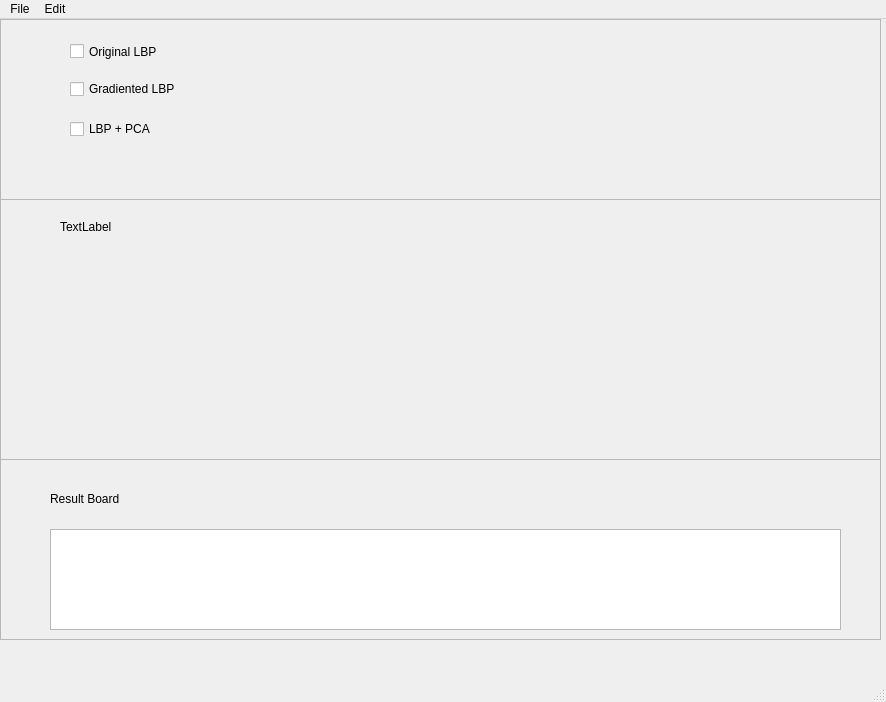
<?xml version="1.0" encoding="UTF-8"?>
<ui version="4.0">
 <class>MainWindow</class>
 <widget class="QMainWindow" name="MainWindow">
  <property name="geometry">
   <rect>
    <x>0</x>
    <y>0</y>
    <width>886</width>
    <height>702</height>
   </rect>
  </property>
  <property name="windowTitle">
   <string>MainWindow</string>
  </property>
  <widget class="QWidget" name="centralwidget">
   <widget class="QFrame" name="frame">
    <property name="geometry">
     <rect>
      <x>0</x>
      <y>0</y>
      <width>881</width>
      <height>181</height>
     </rect>
    </property>
    <property name="frameShape">
     <enum>QFrame::StyledPanel</enum>
    </property>
    <property name="frameShadow">
     <enum>QFrame::Raised</enum>
    </property>
    <widget class="QCheckBox" name="checkBox">
     <property name="geometry">
      <rect>
       <x>70</x>
       <y>20</y>
       <width>150</width>
       <height>25</height>
      </rect>
     </property>
     <property name="text">
      <string>Original LBP</string>
     </property>
    </widget>
    <widget class="QCheckBox" name="checkBox_2">
     <property name="geometry">
      <rect>
       <x>70</x>
       <y>60</y>
       <width>150</width>
       <height>20</height>
      </rect>
     </property>
     <property name="text">
      <string>Gradiented LBP</string>
     </property>
    </widget>
    <widget class="QCheckBox" name="checkBox_3">
     <property name="geometry">
      <rect>
       <x>70</x>
       <y>100</y>
       <width>150</width>
       <height>20</height>
      </rect>
     </property>
     <property name="text">
      <string>LBP + PCA</string>
     </property>
    </widget>
    <zorder>frame_2</zorder>
    <zorder>checkBox</zorder>
    <zorder>checkBox_2</zorder>
    <zorder>checkBox_3</zorder>
   </widget>
   <widget class="QFrame" name="frame_2">
    <property name="geometry">
     <rect>
      <x>0</x>
      <y>180</y>
      <width>881</width>
      <height>261</height>
     </rect>
    </property>
    <property name="frameShape">
     <enum>QFrame::StyledPanel</enum>
    </property>
    <property name="frameShadow">
     <enum>QFrame::Raised</enum>
    </property>
    <widget class="QLabel" name="label_2">
     <property name="geometry">
      <rect>
       <x>60</x>
       <y>20</y>
       <width>72</width>
       <height>15</height>
      </rect>
     </property>
     <property name="text">
      <string>TextLabel</string>
     </property>
    </widget>
   </widget>
   <widget class="QFrame" name="frame_3">
    <property name="geometry">
     <rect>
      <x>0</x>
      <y>440</y>
      <width>881</width>
      <height>181</height>
     </rect>
    </property>
    <property name="frameShape">
     <enum>QFrame::StyledPanel</enum>
    </property>
    <property name="frameShadow">
     <enum>QFrame::Raised</enum>
    </property>
    <widget class="QLabel" name="label">
     <property name="geometry">
      <rect>
       <x>50</x>
       <y>30</y>
       <width>150</width>
       <height>20</height>
      </rect>
     </property>
     <property name="text">
      <string>Result Board</string>
     </property>
    </widget>
    <widget class="QTextBrowser" name="textBrowser">
     <property name="geometry">
      <rect>
       <x>50</x>
       <y>70</y>
       <width>791</width>
       <height>101</height>
      </rect>
     </property>
    </widget>
    <zorder>frame_2</zorder>
    <zorder>label</zorder>
    <zorder>textBrowser</zorder>
   </widget>
  </widget>
  <widget class="QStatusBar" name="statusbar"/>
  <widget class="QMenuBar" name="menubar">
   <property name="geometry">
    <rect>
     <x>0</x>
     <y>0</y>
     <width>886</width>
     <height>26</height>
    </rect>
   </property>
   <widget class="QMenu" name="menuFile">
    <property name="title">
     <string>File</string>
    </property>
    <addaction name="actionTrain_Path"/>
    <addaction name="actionTest_Path"/>
    <addaction name="actionExit"/>
   </widget>
   <widget class="QMenu" name="menuEdit">
    <property name="title">
     <string>Edit</string>
    </property>
   </widget>
   <addaction name="menuFile"/>
   <addaction name="menuEdit"/>
  </widget>
  <action name="actionTrain_Path">
   <property name="text">
    <string>Train Path</string>
   </property>
  </action>
  <action name="actionTest_Path">
   <property name="text">
    <string>Test Path</string>
   </property>
  </action>
  <action name="actionExit">
   <property name="text">
    <string>Exit</string>
   </property>
  </action>
 </widget>
 <resources/>
 <connections/>
</ui>
